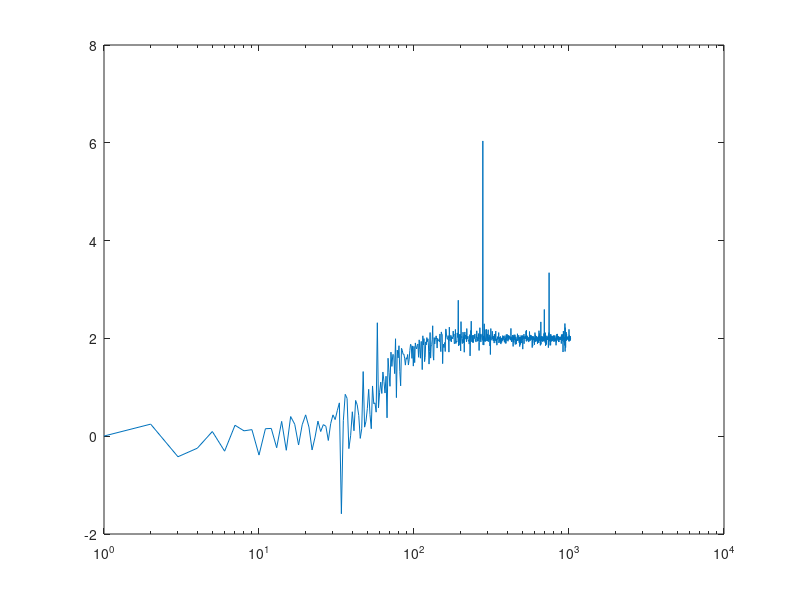
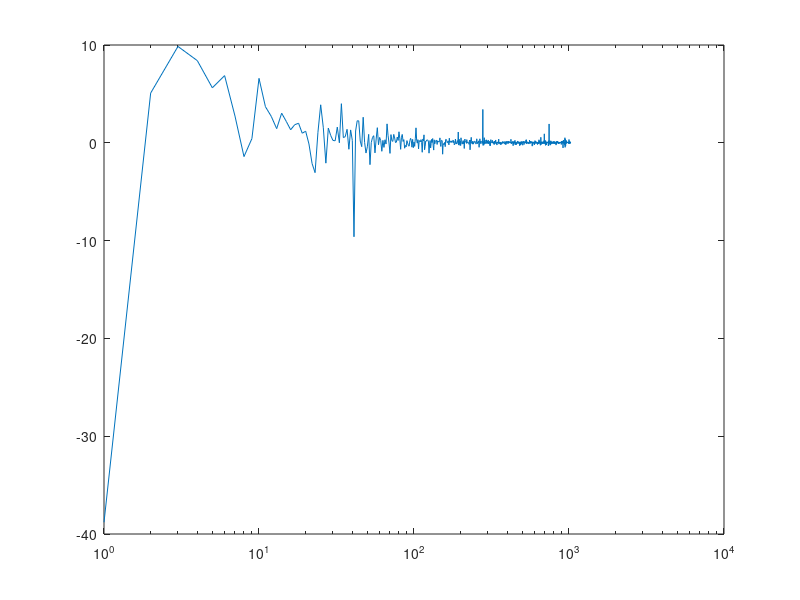

These figures' MATLAB source, in order: (Note: this script raises an error after producing the figures.)
clear all;
close all;
clc;
fs=48000;
a1=[1,-1.69065929318241,0.73248077421585];
b1=[1.53512485958697,-2.69169618940638,1.19839281085285];
% f1=filter(b1,a1,w);
% [lol wol]=freqz(b1,a1,2048,fs);
% semilogx(wol,mag2db(abs(lol)));
a2=[1,-1.99004745483398,0.99007225036621];
b2=[1.0,-2.0,1.0];
% f2=filter(b2,a2,f1);
% figure
% [lol wol]=freqz(b2,a2,2048,fs);
% semilogx(wol,mag2db(abs(lol)));
noise=unifrnd(0,5,1,2048);
f1=filter(b1,a1,noise);
figure


n1=abs(fft(noise));
n1=n1(1:length(n1)/2);
n2=abs(fft(f1));
n2=n2(1:length(n2)/2);
diff=10*log10(n2)-10*log10(n1);
semilogx(diff);
f2=filter(b2,a2,f1);
n1=abs(fft(f2));
n1=n1(1:length(n1)/2);
diff=10*log10(n1)-10*log10(n2);
figure



semilogx(diff);


t = 0:0.001:2;            
[w fs] = audioread('/Users/coleshanholtz/Desktop/SCHOOL!/GA TECH/Hearing Cognition/Assignment 1/sinesweep.wav');

f1=filter(b1,a1,w);
n1=abs(fft(w));
n1=n1(1:length(n1)/2);
n2=abs(fft(f1));
n2=n2(1:length(n2)/2);
[lol wol]=freqz(b1,a1,length(n1),fs);
diff=10*log10(n2)-10*log10(n1);
figure


semilogx(wol,diff);
f2=filter(b2,a2,f1);
n1=abs(fft(f2));
n1=n1(1:length(n1)/2);
diff=10*log10(n1)-10*log10(n2);
figure

semilogx(wol,diff);
